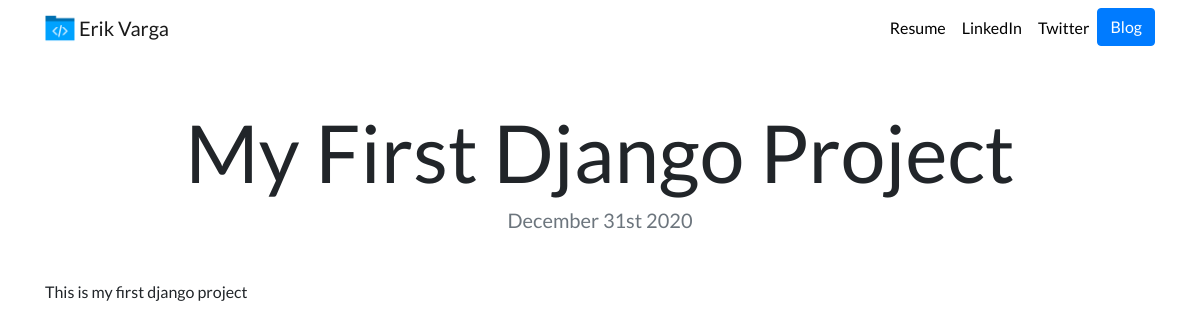
The app's page /blog/2/ with its own data.
### blog/models.py (models this page shows, shortened)
class Blog(models.Model):
    title = models.CharField(max_length=200)
    date = models.DateField()
    description = models.TextField()

### blog/views.py (the view)
# urls.py: path('<int:blog_id>/', views.detail, name='detail'),
def detail(request, blog_id):
    blog = get_object_or_404(Blog, pk=blog_id)
    return render(request, 'blog/detail.html', {'blog':blog})

### blog/templates/blog/detail.html
{% extends "portfolio/base.html" %}
{% load static %}
{% block content %}
<h1 class="text-center mt-5" id="blogdetailtitle">{{ blog.title }}</h1>
<h5 class="text-center text-muted mb-5">{{ blog.date|date:'F jS Y' }}</h5>
{{ blog.description|safe }}
{% endblock %}

### portfolio/static/portfolio/custom.css (style rules this page uses)
body { font-family: 'Lato', sans-serif; }
@media (min-width: 992px) { #blogdetailtitle { font-size: 5rem; } }

### records on screen
Blog: title "My First Django Project", date "December 31st 2020", description "This is my first django project"
